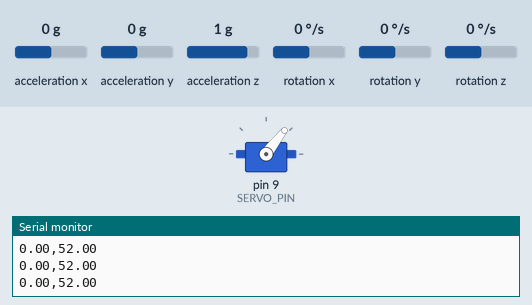
Bench run of a sketch on a simulated Arduino Uno, built with avr-gcc and run on an emulated ATmega328P. Parts: servo, the last lines printed to the serial monitor. Wiring (inferred from the names in the program): MPU-9250 motion sensor at I2C address 0x68. Inputs (shaded band) come from the test bench; at power-on: acceleration x 0 g, rotation y 0 °/s, acceleration y 0 g, acceleration z 1 g, rotation x 0 °/s, rotation z 0 °/s.

Above: at 1.2 s.
1.3 s: acceleration x set to -1.4 g
At 3.7 s:
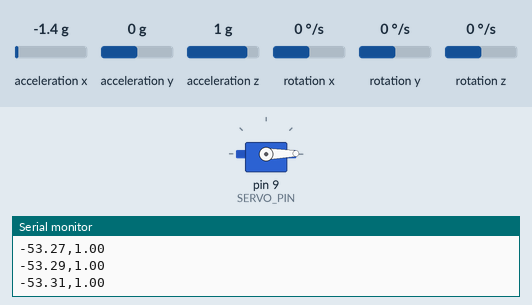
4.3 s: rotation y set to 192 °/s
At 7.1 s:
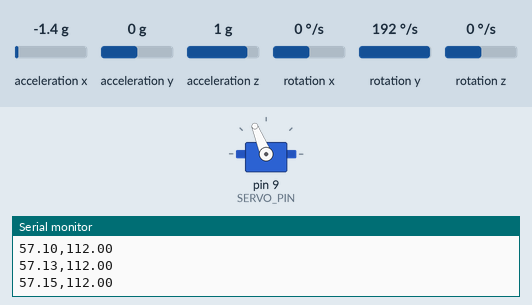
7.3 s: acceleration y set to -1.4 g
At 9.9 s:
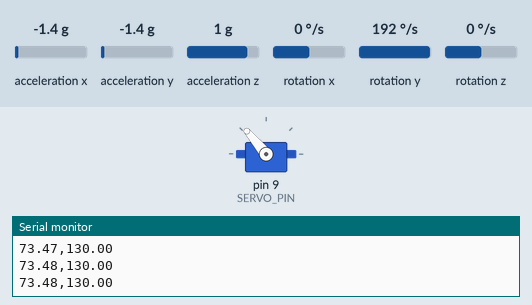
10.3 s: acceleration x set to 0.8 g
At 12.0 s:
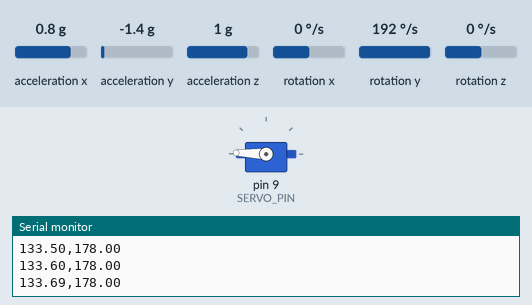
13.3 s: rotation y set to -100 °/s
At 15.9 s:
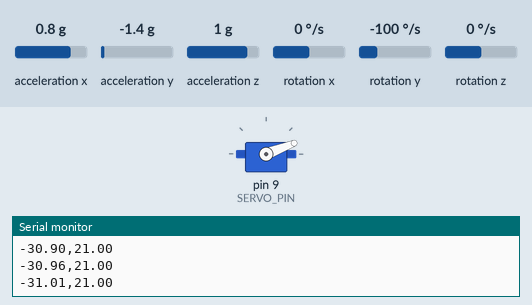
16.3 s: acceleration y set to -0.8 g
At 17.4 s:
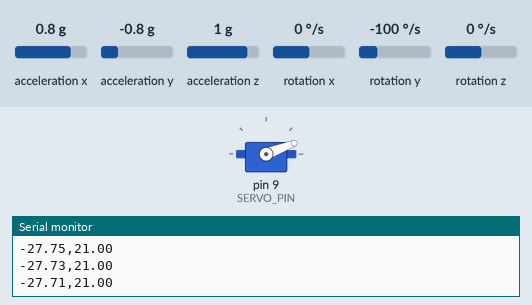
Timing chart, 0 to 19.3 s (numbered marks = the images above; inputs shaded):
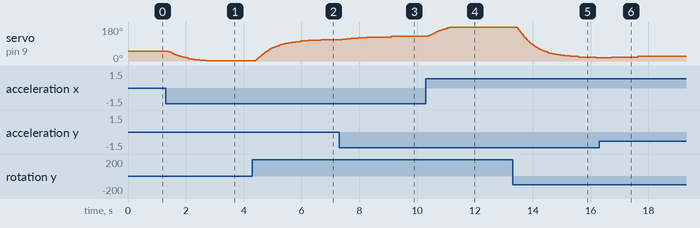

Measured:
- after the input at 1.3 s, servo on pin 9 (SERVO_PIN): moves from 52° to 1° over 1.3 s, starting after 0.09 s
- after the input at 4.3 s, servo on pin 9 (SERVO_PIN): moves from 1° to 112° over 2.3 s, starting after 0.11 s
- after the input at 7.3 s, servo on pin 9 (SERVO_PIN): moves from 112° to 130° over 1.7 s, starting after 0.11 s
- after the input at 10.3 s, servo on pin 9 (SERVO_PIN): moves from 130° to 178° over 0.75 s, starting after 0.07 s
- after the input at 13.3 s, servo on pin 9 (SERVO_PIN): moves from 178° to 18° over 2.7 s, starting after 0.16 s
- after the input at 16.3 s, servo on pin 9 (SERVO_PIN): 18° → 21° after 0.42 s, → 24° 0.92 s later

The sketch:

servo_smooth_3.0.ino
```cpp
#include <Wire.h>
#include <math.h>
#include <Servo.h>

// --- Servo Configuration ---
#define SERVO_PIN 9
const float SERVO_MIN_ANGLE = -50;
const float SERVO_MAX_ANGLE = 120;

// --- MPU9250 Configuration ---
#define MPU9250_ADDRESS 0x68
#define ACCEL_RANGE_2G 16384.0
#define GYRO_RANGE_250DPS 131.0

// --- Filter Parameters ---
const float COMP_FILTER_ALPHA = 0.98;

// --- Smoothing Parameters for Servo Control ---
const float EMA_ALPHA = 0.1;
const float DEADBAND_THRESHOLD = 2.0;

// --- Global Variables ---
Servo myServo;
float pitch = 0.0;
float smoothed_pitch = 0.0;
float last_servo_write_angle = 0.0;
unsigned long lastMicros = 0;

// --- Setup Function ---
void setup() {
  Serial.begin(115200);
  Wire.begin();
  Wire.setClock(400000);

  // Initialize MPU9250
  Wire.beginTransmission(MPU9250_ADDRESS);
  Wire.write(0x6B); // PWR_MGMT_1 register
  Wire.write(0x00); // Wake up the MPU9250
  Wire.endTransmission(true);

  myServo.attach(SERVO_PIN);
  lastMicros = micros();
  Serial.println("MPU9250 and Servo Initialized.");
  Serial.println("Smoothed Pitch (°), Servo Angle (°) ");
}

// --- Loop Function ---
void loop() {
  unsigned long currentMicros = micros();
  float dt = (float)(currentMicros - lastMicros) / 1000000.0f;
  lastMicros = currentMicros;

  // Read raw MPU9250 data
  Wire.beginTransmission(MPU9250_ADDRESS);
  Wire.write(0x3B);
  Wire.endTransmission(false);
  Wire.requestFrom(MPU9250_ADDRESS, (uint8_t)6, (uint8_t)true);
  int16_t raw_ax = (Wire.read() << 8) | Wire.read();
  int16_t raw_ay = (Wire.read() << 8) | Wire.read();
  int16_t raw_az = (Wire.read() << 8) | Wire.read();

  Wire.beginTransmission(MPU9250_ADDRESS);
  Wire.write(0x43);
  Wire.endTransmission(false);
  Wire.requestFrom(MPU9250_ADDRESS, (uint8_t)6, (uint8_t)true);
  int16_t raw_gx = (Wire.read() << 8) | Wire.read();
  int16_t raw_gy = (Wire.read() << 8) | Wire.read();
  int16_t raw_gz = (Wire.read() << 8) | Wire.read();

  // Convert raw values to degrees/second and g's
  float gyro_pitch_deg_s = (float)raw_gy / GYRO_RANGE_250DPS;
  float accel_x_g = (float)raw_ax / ACCEL_RANGE_2G;
  float accel_y_g = (float)raw_ay / ACCEL_RANGE_2G;
  float accel_z_g = (float)raw_az / ACCEL_RANGE_2G;

  // Calculate pitch from accelerometer
  float accel_pitch = atan2(accel_x_g, sqrt(accel_y_g * accel_y_g + accel_z_g * accel_z_g)) * 180.0 / M_PI;

  // Apply Complementary Filter
  pitch = COMP_FILTER_ALPHA * (pitch + gyro_pitch_deg_s * dt) + (1.0 - COMP_FILTER_ALPHA) * accel_pitch;

  // Apply EMA filter for smoothing
  smoothed_pitch = EMA_ALPHA * pitch + (1 - EMA_ALPHA) * smoothed_pitch;

  // Map the smoothed pitch to the servo angle
  float target_angle = constrain(smoothed_pitch, SERVO_MIN_ANGLE, SERVO_MAX_ANGLE);
  int servo_write_angle = (int)((target_angle - SERVO_MIN_ANGLE) * 180.0 / (SERVO_MAX_ANGLE - SERVO_MIN_ANGLE));

  // Apply deadband
  if (abs(servo_write_angle - last_servo_write_angle) > DEADBAND_THRESHOLD) {
    myServo.write(servo_write_angle);
    last_servo_write_angle = servo_write_angle;
  }

  // Print to Serial Monitor
  Serial.print(smoothed_pitch, 2);
  Serial.print(",");
  Serial.println(last_servo_write_angle);

  delay(10);
}
```
